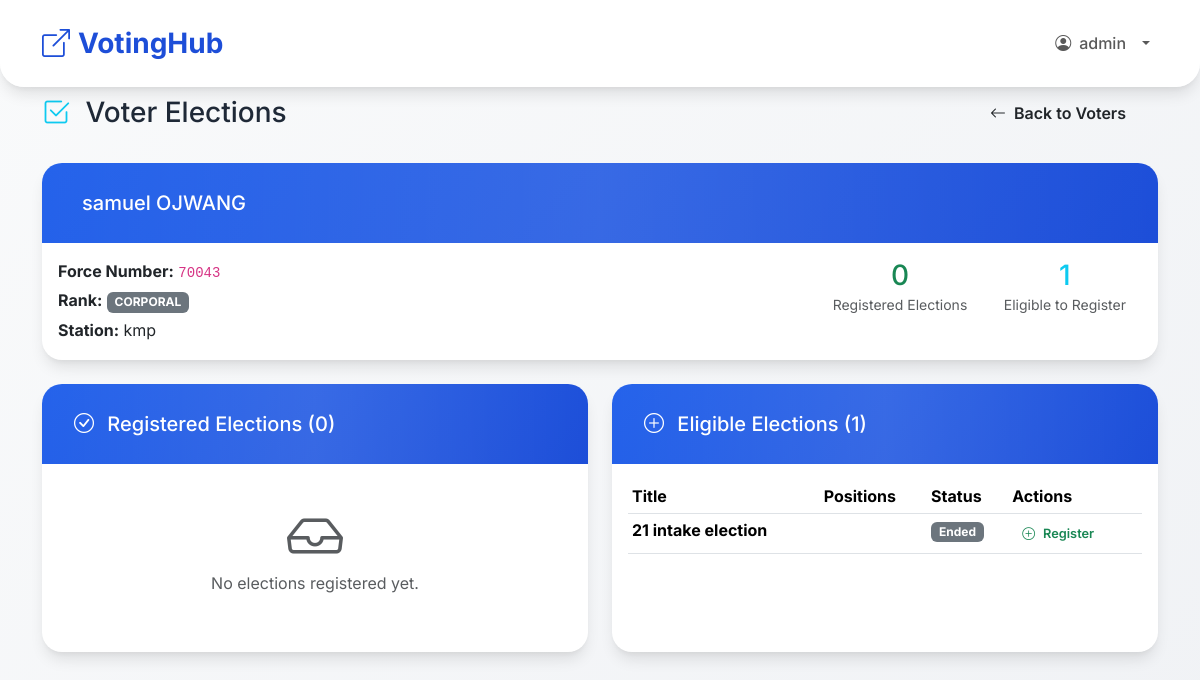
The app's page /polls/admin/voters/5/elections/ (signed in), older data.
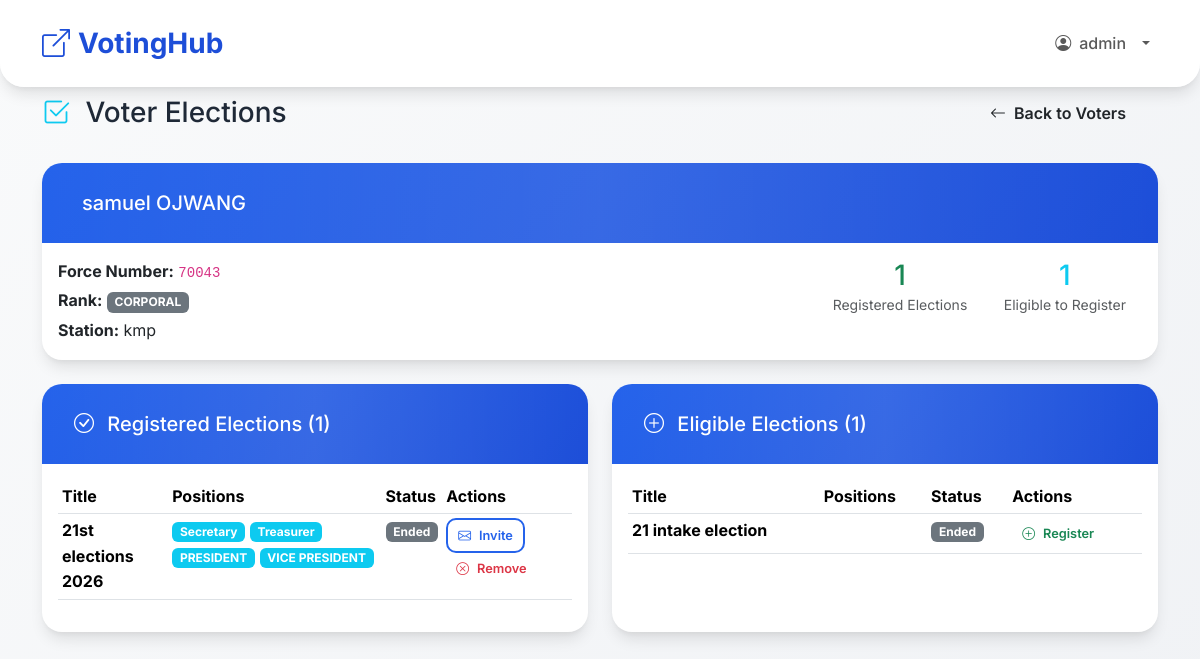
The same page, newer data.
### polls/models.py (models this page shows, shortened)
class Election(models.Model):
    title = models.CharField(max_length=200)
    description = models.TextField(blank=True)
    positions = models.ManyToManyField(Position, through='ElectionPosition', related_name='elections')
    start_time = models.DateTimeField()
    end_time = models.DateTimeField()
    eligible_ranks = models.CharField(max_length=500, blank=True, help_text="Comma-separated ranks")
    eligible_stations = models.CharField(max_length=500, blank=True, help_text="Comma-separated stations")
    created_by = models.ForeignKey(PoliceUser, on_delete=models.CASCADE, related_name='created_elections')
    logo = models.ImageField(upload_to='election_logos/', blank=True, null=True)
    def _split_eligible_values(self, raw_value, *, upper=False):
        values = [value.strip() for value in raw_value.split(',') if value.strip()]
        if upper:
            return {value.upper() for value in values}
        return {value.casefold() for value in values}
    def eligible_rank_values(self):
        if not self.eligible_ranks:
            return set()
        return self._split_eligible_values(self.eligible_ranks, upper=True)
    def eligible_station_values(self):
        if not self.eligible_stations:
            return set()
        return self._split_eligible_values(self.eligible_stations)
    def is_open(self):
        now = timezone.now()
        return self.start_time <= now <= self.end_time
    def is_voter_eligible(self, voter):
        voter_rank = (voter.rank or '').strip().upper()
        voter_station = (voter.station or '').strip().casefold()
        eligible_ranks = self.eligible_rank_values()
        if eligible_ranks and voter_rank not in eligible_ranks:
            return False
        eligible_stations = self.eligible_station_values()
        if eligible_stations and voter_station not in eligible_stations:
            return False
        return True
    class Meta:
        ordering = ['-start_time']

class Position(models.Model):
    name = models.CharField(max_length=100, unique=True)

### polls/views_admin.py (the view)
# urls.py: path('admin/voters/<int:voter_id>/elections/', views_admin.admin_voter_elections, name='admin_voter_elections'),
@login_required
@user_passes_test(is_admin)
def admin_voter_elections(request, voter_id):
    voter = get_object_or_404(PoliceUser, pk=voter_id, role='VOTER')
    registered_election_ids = set(ElectionRegistration.objects.filter(
        voter=voter
    ).values_list('election_id', flat=True))
    registered_elections = Election.objects.prefetch_related('positions').filter(
        id__in=registered_election_ids
    ).order_by('-start_time')
    eligible_unregistered = []
    for election in Election.objects.prefetch_related('positions').all().order_by('-start_time'):
        if election.is_voter_eligible(voter) and election.id not in registered_election_ids:
            eligible_unregistered.append(election)
    return render(request, 'polls/admin_voter_elections.html', {
        'voter': voter,
        'registered_elections': registered_elections,
        'eligible_unregistered': eligible_unregistered,
        'registered_count': registered_elections.count(),
        'eligible_count': len(eligible_unregistered),
        'now': timezone.now(),
    })

### polls/views_admin.py (called while the page is built)
def is_admin(user):
    return user.role in ['SUPER_ADMIN', 'ADMIN']

### templates/polls/admin_voter_elections.html (shortened to what the changed rows need)
{% extends 'base.html' %}
{% block content %}
<div class="row justify-content-center">
    <div class="col-lg-12">
        <div class="d-flex flex-column flex-md-row justify-content-between align-items-start align-items-md-center mb-4 gap-3">
            <h1 class="h3 mb-0">
                <i class="bi bi-check2-square me-2 text-info"></i>
                Voter Elections
            </h1>
        </div>
        <div class="card mb-4">
            <div class="card-body">
                <div class="row g-3">
                    <div class="col-md-6 text-center text-md-end">
                        <div class="d-inline-block text-center px-3">
                            <h3 class="text-success mb-0">{{ registered_count }}</h3>
                            <small class="text-muted">Registered Elections</small>
                        </div>
                    </div>
                </div>
            </div>
        </div>
        <div class="row">
            <div class="col-lg-6 mb-4">
                <div class="card border-success h-100">
                    <div class="card-header bg-success text-white d-flex justify-content-between align-items-center">
                        <h5 class="mb-0">
                            <i class="bi bi-check-circle me-2"></i>
                            Registered Elections ({{ registered_count }})
                        </h5>
                    </div>
                    <div class="card-body">
                        {% if registered_elections %}
                            <div class="table-responsive">
                                <table class="table table-hover table-sm">
                                    <thead>
                                        <tr>
                                            <th>Title</th>
                                            <th>Positions</th>
                                            <th>Status</th>
                                            <th>Actions</th>
                                        </tr>
                                    </thead>
                                    <tbody>
                                        {% for election in registered_elections %}
                                        <tr>
                                            <td><strong>{{ election.title }}</strong></td>
                                            <td>
                                                {% for pos in election.positions.all %}
                                                    <span class="badge bg-info">{{ pos.name }}</span>
                                                {% endfor %}
                                            </td>
                                            <td>
                                                {% if election.is_open %}
                                                    <span class="badge bg-success">Active</span>
                                                {% elif election.start_time > now %}
                                                    <span class="badge bg-warning">Upcoming</span>
                                                {% else %}
                                                    <span class="badge bg-secondary">Ended</span>
                                                {% endif %}
                                            </td>
<td>
                                                <a href="{% url 'polls:send_election_invitation' election.id voter.id %}"
                                                   class="btn btn-sm btn-outline-primary"
                                                   title="Send Invitation Email">
                                                    <i class="bi bi-envelope"></i> <span class="d-none d-lg-inline">Invite</span>
                                                </a>
                                                <a href="{% url 'polls:admin_unregister_voter_from_election_by_voter' voter.id election.id %}"
                                                   class="btn btn-sm btn-outline-danger"
                                                   onclick="return confirm('Unregister {{ voter.get_full_name }} from {{ election.title }}?')">
                                                    <i class="bi bi-x-circle"></i> <span class="d-none d-lg-inline">Remove</span>
                                                </a>
                                            </td>
                                        </tr>
                                        {% endfor %}
                                    </tbody>
                                </table>
                            </div>
                        {% else %}
                            <div class="text-center py-4">
                                <i class="bi bi-inbox display-4 text-muted mb-3"></i>
                                <p class="text-muted">No elections registered yet.</p>
                            </div>
                        {% endif %}
                    </div>
                </div>
            </div>
            <div class="col-lg-6 mb-4">
                <div class="card border-info h-100">
                    <div class="card-body">
                        {% if eligible_unregistered %}
                            <div class="table-responsive">
                                <table class="table table-hover table-sm">
                                    <thead>
                                        <tr>
                                            <th>Title</th>
                                            <th>Positions</th>
                                            <th>Status</th>
                                            <th>Actions</th>
                                        </tr>
                                    </thead>
                                    <tbody>
                                        {% for election in eligible_unregistered %}
                                        <tr>
                                            <td><strong>{{ election.title }}</strong></td>
                                            <td>
                                            </td>
                                            <td>
                                                {% if election.is_open %}
                                                    <span class="badge bg-success">Active</span>
                                                {% elif election.start_time > now %}
                                                    <span class="badge bg-warning">Upcoming</span>
                                                {% else %}
                                                    <span class="badge bg-secondary">Ended</span>
                                                {% endif %}
                                            </td>
                                            <td>
                                                <a href="{% url 'polls:admin_register_voter_to_election_by_voter' voter.id election.id %}"
                                                   class="btn btn-sm btn-outline-success">
                                                    <i class="bi bi-plus-circle"></i> <span class="d-none d-lg-inline">Register</span>
                                                </a>
                                            </td>
                                        </tr>
                                        {% endfor %}
                                    </tbody>
                                </table>
                            </div>
                        {% else %}
                            <div class="text-center py-4">
                                <i class="bi bi-check-all display-4 text-muted mb-3"></i>
                                <p class="text-muted">All eligible elections are already registered.</p>
                            </div>
                        {% endif %}
                    </div>
                </div>
            </div>
        </div>
    </div>
</div>
{% endblock %}

Row changes from the older to the newer data that the page shows:
now on this page (row edited): Election: title "21st elections 2026", shows "Ended", shown under "Registered Elections (1)"
now on this page (row unchanged): Position: name "Secretary"
now on this page (row unchanged): Position: name "Treasurer"
now on this page (row unchanged): Position: name "PRESIDENT"
now on this page (row unchanged): Position: name "VICE PRESIDENT"
Text that changed along with them:
{{ registered_count }}: "0" → "1"
text no longer shown: "No elections registered yet."
text now shown: "Title Positions Status Actions"
